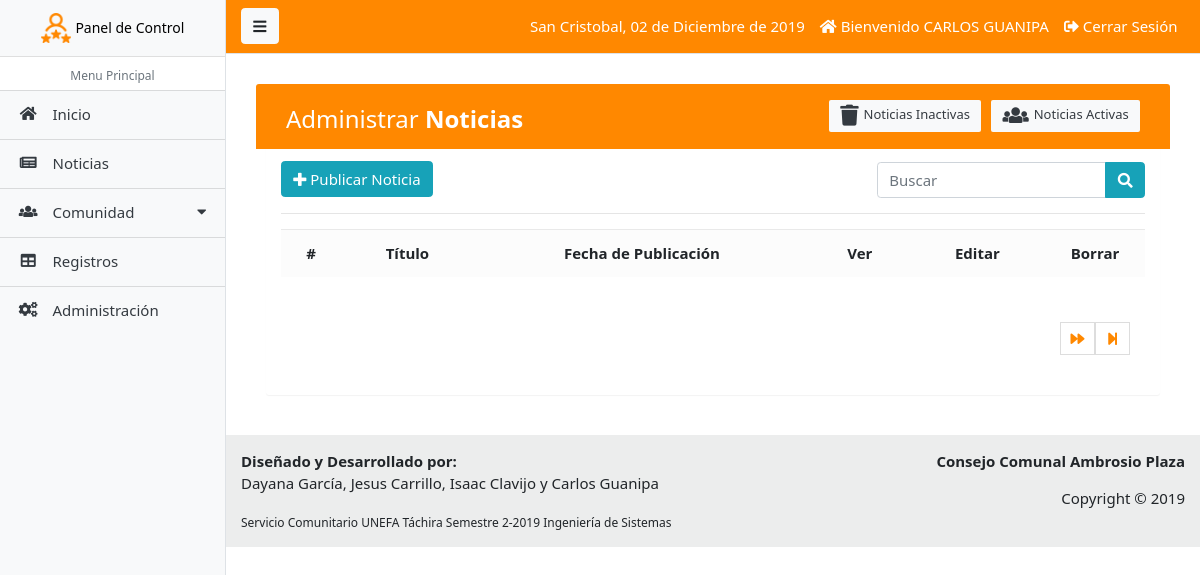
/paginas/noticia_lista.php (signed in), run on an earlier commit of the app's database.
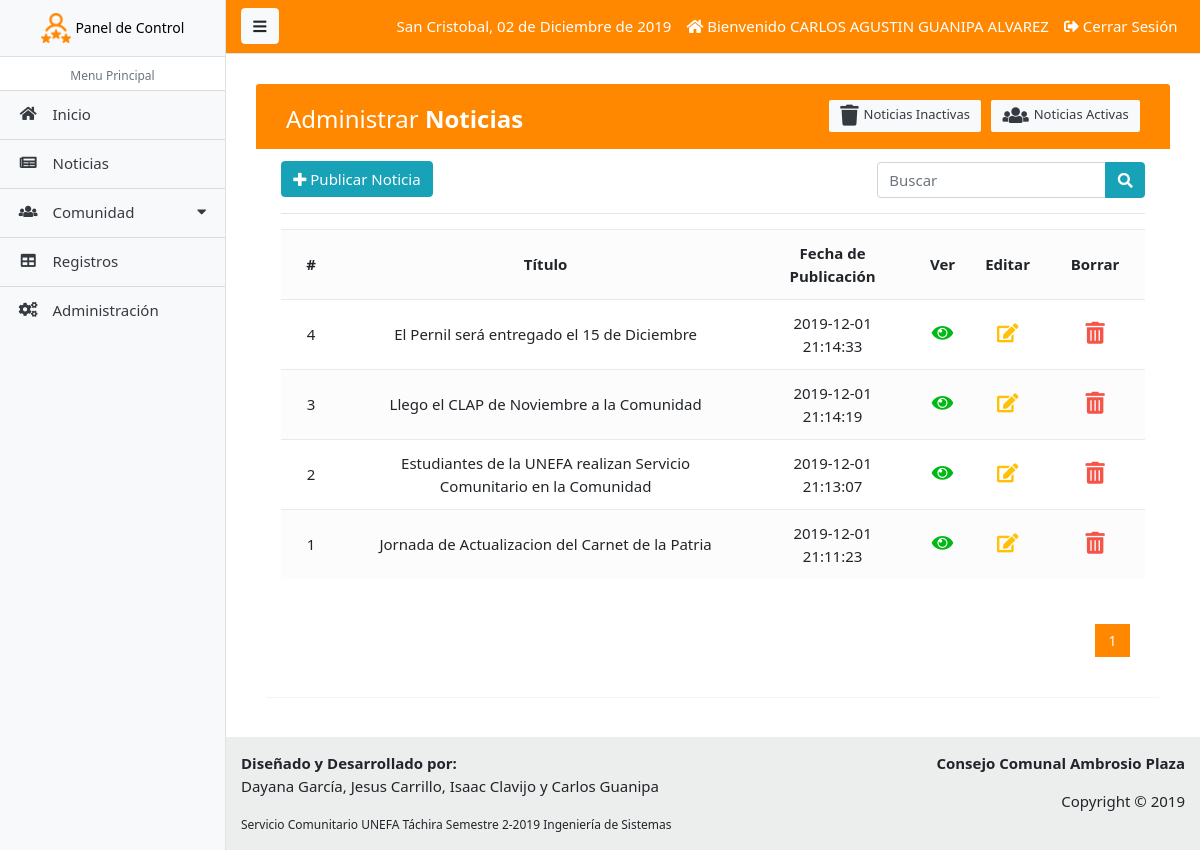
And on a later commit of the database.
### tables this page shows
CREATE TABLE `tab_not` (
  `ident_not` int(11) NOT NULL,
  `titul_not` varchar(100) DEFAULT NULL,
  `desco_not` varchar(100) DEFAULT NULL,
  `descr_not` varchar(2000) DEFAULT NULL,
  `image_not` varchar(250) DEFAULT NULL,
  `fecpu_not` datetime DEFAULT CURRENT_TIMESTAMP,
  `statu_not` varchar(45) DEFAULT NULL
);

### paginas/includes/funciones.php (called while the page is built, shortened)
<?php
	function fechaC(){
		$mes = array("",
			"Enero",
		  "Febrero",
		  "Marzo",
		  "Abril",
		  "Mayo",
		  "Junio",
		  "Julio",
		  "Agosto",
		  "Septiembre",
		  "Octubre",
		  "Noviembre",
		  "Diciembre");
		return date('d')." de ". $mes[date('n')] . " de " . date('Y');
	}
 ?>

### paginas/noticia_lista.php (the view, shortened to what the changed rows need)
<?php
	require_once('includes/admin_header.php');
?>
<div class="container-fluid">
	<div class="table-wrapper">
	    <div class="table-title">
	        <div class="row">
            <div class="col-sm-6">
							<h2>Administrar <b>Noticias</b></h2>
						</div>
	        </div>
	    </div>
	    <div>
	    	<div class="table-responsive">
					<table class="table table-striped table-hover">
						<tr>
							<th class='text-center'>#</th>
							<th class='text-center'>Título</th>
							<th class='text-center'>Fecha de Publicación</th>
							<th class='text-center'>Ver</th>
							<th class='text-center'>Editar</th>
							<th class='text-center'>Borrar</th>
						</tr>
						<?php
							$sql_registe = mysqli_query($conexion,"SELECT COUNT(*) as total_registro FROM tab_not WHERE statu_not = 1");
							$result_registe = mysqli_fetch_array($sql_registe);
							$total_registro = $result_registe['total_registro'];
							$por_pagina = 5;
							if (empty($_GET['pagina']))
							{
								$pagina = 1;
							}else{
								$pagina = $_GET['pagina'];
							}
							$desde = ($pagina-1) * $por_pagina;
							$total_paginas = ceil($total_registro / $por_pagina);
							$query = mysqli_query($conexion,"SELECT ident_not, titul_not, fecpu_not FROM tab_not WHERE statu_not = 1 ORDER BY ident_not DESC LIMIT $desde,$por_pagina");
							$result = mysqli_num_rows($query);
							if ($result > 0) {
							 	while ($data = mysqli_fetch_array($query)) {
							 		?>
							 		<tr class="row<?php echo $data['ident_not']; ?>">
										<td class='text-center'><?php echo $data['ident_not']; ?></td>
										<td class='text-center'><?php echo $data['titul_not']; ?></td>
										<td class='text-center'><?php echo $data['fecpu_not']; ?></td>
										<td class='text-center'>
											<a href="noticia_ver.php?id=<?php echo $data['ident_not']; ?>" class="look"><i class="fa fa-eye"></i></a>
										</td>
										<td class='text-center'>
											<a href="noticia_editar.php?id=<?php echo $data['ident_not']; ?>" class="edit"><i class="fa fa-edit"></i></a>
										</td>
										<td class='text-center'>
													<a href="noticia_borrar.php?id=<?php echo $data['ident_not']; ?>" class="delete eliminar"><i class="fa fa-trash-alt"></i></a>
										</td>
									</tr>
							 	<?php
							 	}
							 }
						?>
					</table>
				</div>
				<div class="paginador">
					<ul>
						<?php
							for ($i=1; $i <= $total_paginas; $i++)
							{
								if ($i == $pagina)
								{
									echo '<li class="pageSelected">'.$i.'</li>';
								}else{
									echo '<li><a href="?pagina='.$i.'">'.$i.'</a></li>';
								}
							}
							if ($pagina != $total_paginas)
							{
								?>
								<li><a href="?pagina=<?php echo $pagina+1; ?>"><i class="fas fa-forward"></i></a></li>
								<li><a href="?pagina=<?php echo $total_paginas; ?>"><i class="fas fa-step-forward"></i></a></li>
								<?php
							}
						?>
					</ul>
				</div>
	    </div>
	</div>
</div>
<?php require_once('includes/admin_footer.php');  ?>

### paginas/includes/admin_header.php (shortened to what the changed rows need)
<?php
  require_once ("includes/funciones.php");
?>
<!DOCTYPE html>
<html lang="es">
<head>
  <link rel="stylesheet" type="text/css" href="../css/estilos.css">
  <link rel="stylesheet" type="text/css" href="../css/estilos_admin.css">
  <link rel="stylesheet" type="text/css" href="../css/estilos_crud.css">
  <link rel="stylesheet" type="text/css" href="../css/foto.css">
  <link href="../libs/startbootstrap-simple-sidebar-gh-pages/css/simple-sidebar.css" rel="stylesheet">
  <link href="../libs/startbootstrap-simple-sidebar-gh-pages/vendor/bootstrap/css/bootstrap.min.css" rel="stylesheet">
  <link rel="stylesheet" href="../libs/bootstrap-4.1.3-dist/css/bootstrap.min.css"/>
  <link rel="stylesheet" href="../libs/bootstrap-select-1.13.12/dist/css/bootstrap-select.css" type="text/css"/>
  <link rel="stylesheet" href="../libs/bootstrap-multiselect/dist/css/bootstrap-multiselect.css" type="text/css"/>
  <link href="../libs/bootstrap-ecommerce-uikit/ui-ecommerce/css/bootstrap.css" rel="stylesheet" type="text/css"/>
  <link href="../libs/bootstrap-ecommerce-uikit/ui-ecommerce/fonts/fontawesome/css/fontawesome-all.min.css" type="text/css" rel="stylesheet">
  <link href="../libs/bootstrap-ecommerce-uikit/ui-ecommerce/plugins/owlcarousel/assets/owl.carousel.min.css" rel="stylesheet">
  <link href="../libs/bootstrap-ecommerce-uikit/ui-ecommerce/plugins/owlcarousel/assets/owl.theme.default.css" rel="stylesheet">
  <link href="../libs/bootstrap-ecommerce-uikit/ui-ecommerce/css/ui.css" rel="stylesheet" type="text/css"/>
  <link href="../libs/bootstrap-ecommerce-uikit/ui-ecommerce/css/responsive.css" rel="stylesheet" media="only screen and (max-width: 1200px)"/>
</head>
<body>
<div class="d-flex" id="wrapper">
    <div id="page-content-wrapper">
      <nav class="navbar navbar-expand-lg navbar-light border-bottom deep-orange">
        <div class="collapse navbar-collapse" id="navbarSupportedContent">
          <ul class="navbar-nav ml-auto mt-2 mt-lg-0">
            <?php  if (isset($_SESSION['active'])) : ?>
              <li class="nav-item active">
                <a class="nav-link" style="color: #FFFFFF;">San Cristobal, <?php echo fechaC(); ?></a>
              </li>
              <li class="nav-item active">
                <a class="nav-link" href="../index.php" style="color: #FFFFFF;"><i class="fa fa-home"></i> Bienvenido <?php echo $_SESSION['nombr_jef']; ?> <?php echo $_SESSION['apeli_jef']; ?></a>
              </li>
              <li class="nav-item active">
                <a class="nav-link" href="usuario_salir.php" style="color: #FFFFFF;"><i class="fa fa-sign-out-alt"></i> Cerrar Sesión</a>
              </li>
            <?php endif ?>
          </ul>
        </div>
      </nav>
      <div class="container-fluid panel">

What changed in the data, as far as the page shows it:
added tab_not: ident_not "4", titul_not "El Pernil será entregado el 15 de Diciembre", fecpu_not "2019-12-01 21:14:33"
added tab_not: ident_not "3", titul_not "Llego el CLAP de Noviembre a la Comunidad", fecpu_not "2019-12-01 21:14:19"
added tab_not: ident_not "2", titul_not "Estudiantes de la UNEFA realizan Servicio Comunitario en la Comunidad", fecpu_not "2019-12-01 21:13:07"
added tab_not: ident_not "1", titul_not "Jornada de Actualizacion del Carnet de la Patria", fecpu_not "2019-12-01 21:11:23"
Also different on the page:
$_SESSION['nombr_jef']: "CARLOS" → "CARLOS AGUSTIN"
$_SESSION['apeli_jef']: "GUANIPA" → "GUANIPA ALVAREZ"
new list line: "1"
